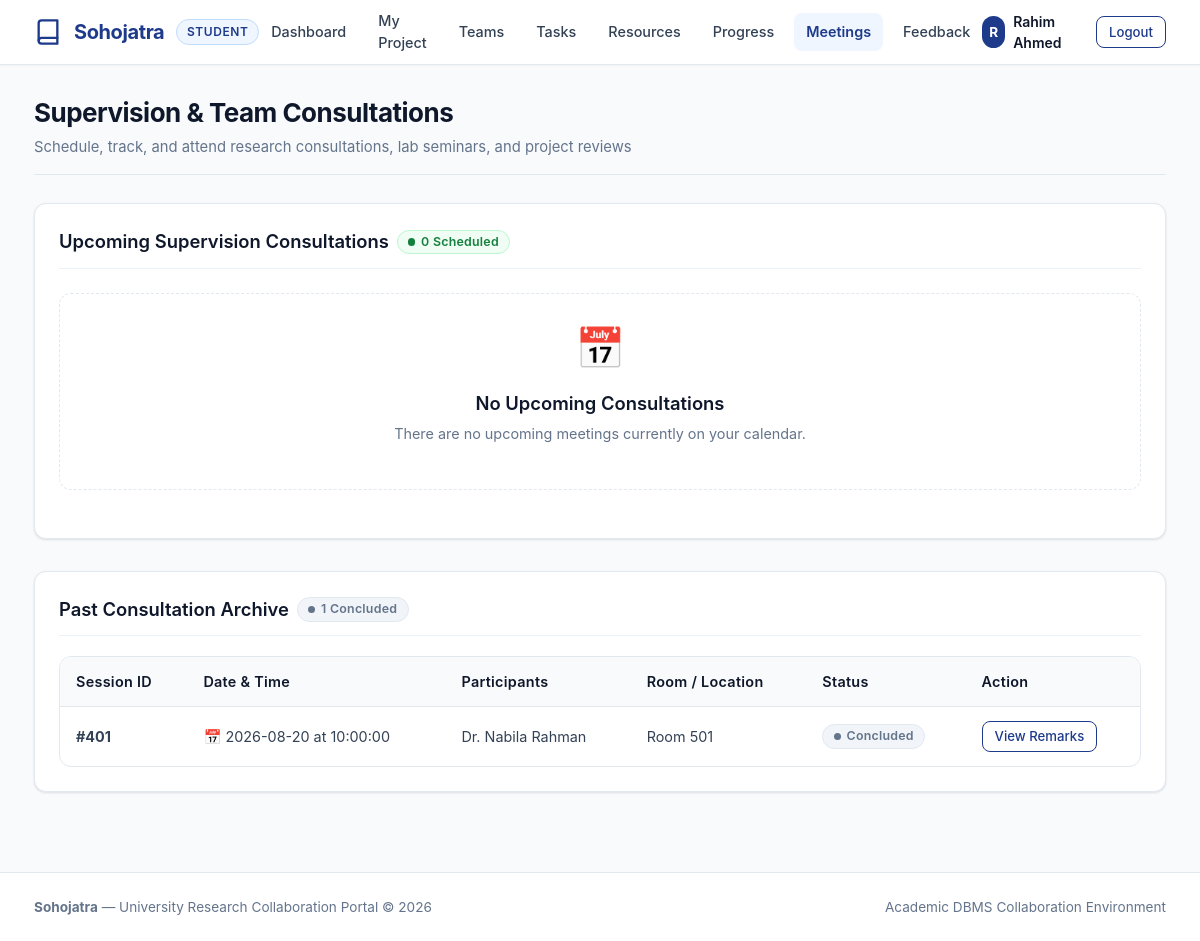
Screenshot of /view_meetings.php (signed in) with the database file from the repository.
### tables this page shows
CREATE TABLE `meeting` (
  `Meeting_ID` int(11) NOT NULL,
  `Time` time NOT NULL,
  `Date` date NOT NULL,
  `Location` varchar(150) DEFAULT NULL,
  `Link` varchar(500) NOT NULL
);

CREATE TABLE `user` (
  `User_ID` int(11) NOT NULL,
  `First_Name` varchar(50) NOT NULL,
  `Last_Name` varchar(50) NOT NULL,
  `Department` varchar(100) NOT NULL,
  `Email` varchar(100) NOT NULL,
  `Password` varchar(255) NOT NULL
);

### view_meetings.php (the view, shortened to what this page needs)
<?php
include 'db.php';
$user_id = (int)$_SESSION['user_id'];
$role = isset($_SESSION['role']) ? $_SESSION['role'] : '';
$today = date('Y-m-d');
if ($role === "Student") {
    $sql = "SELECT
                m.Meeting_ID,
                m.Date,
                m.Time,
                m.Location,
                m.Link,
                u.First_Name,
                u.Last_Name
            FROM meeting m
            INNER JOIN attends a ON m.Meeting_ID = a.Meeting_ID
            INNER JOIN user u ON a.Faculty_ID = u.User_ID
            WHERE a.Student_ID = ?
            ORDER BY m.Date DESC, m.Time DESC";
    $stmt = $conn->prepare($sql);
    $stmt->bind_param("i", $user_id);
    $stmt->execute();
    $result = $stmt->get_result();
} else {
    header("Location: admin_view_meetings.php");
    exit();
}
$upcoming_meetings = [];
$past_meetings = [];
if ($result && $result->num_rows > 0) {
    while ($m = $result->fetch_assoc()) {
        if ($m['Date'] >= $today) {
            $upcoming_meetings[] = $m;
        } else {
            $past_meetings[] = $m;
        }
    }
}
include 'includes/header.php';
include 'includes/navbar.php';
?>
<main class="main-content">
    <div class="container">
        <div class="page-header" style="flex-wrap: wrap; gap: 1rem; align-items: flex-start;">
            <div>
                <h1 class="page-title">Supervision & Team Consultations</h1>
                <p class="page-subtitle">Schedule, track, and attend research consultations, lab seminars, and project reviews</p>
            </div>
        </div>
        <?php if (!empty($upcoming_meetings) || !empty($past_meetings)): ?>
            <div class="card" style="margin-bottom: 2rem;">
                <div class="card-header">
                    <div style="display: flex; align-items: center; gap: 0.5rem;">
                        <h2 class="card-title">Upcoming Supervision Consultations</h2>
                        <span class="badge badge-active"><?php echo count($upcoming_meetings); ?> Scheduled</span>
                    </div>
                </div>
                <div class="card-body">
                    <?php if (!empty($upcoming_meetings)): ?>
                        <div class="grid-2">
                            <?php foreach ($upcoming_meetings as $row): ?>
                                <div style="border: 1px solid var(--primary-border); border-radius: var(--radius-md); background: var(--bg-card); padding: 1.15rem; display: flex; flex-direction: column; justify-content: space-between;">
                                    <div>
                                        <div style="display: flex; justify-content: space-between; align-items: center; margin-bottom: 0.75rem;">
                                            <div style="display: flex; align-items: center; gap: 0.5rem;">
                                                <span class="badge badge-active">Session #<?php echo htmlspecialchars($row['Meeting_ID']); ?></span>
                                                <span class="badge badge-low">&#128197; <?php echo htmlspecialchars($row['Date']); ?></span>
                                            </div>
                                            <div style="font-weight: 700; color: var(--primary); font-size: 0.95rem;">
                                                &#128347; <?php echo htmlspecialchars($row['Time']); ?>
                                            </div>
                                        </div>
                                        <div style="display: flex; flex-direction: column; gap: 0.4rem; font-size: 0.85rem; margin-bottom: 1rem;">
                                            <div>
                                                <strong>Location / Room:</strong>
                                                <span style="color: var(--text-muted);"><?php echo htmlspecialchars(!empty($row['Location']) ? $row['Location'] : 'Online'); ?></span>
                                            </div>
                                            <?php if ($role === "Student"): ?>
                                                <div>
                                                    <strong>Supervisor:</strong>
                                                    <span style="color: var(--primary); font-weight: 600;">Dr. <?php echo htmlspecialchars($row['First_Name'] . ' ' . $row['Last_Name']); ?></span>
                                                </div>
                                            <?php else: ?>
                                                <div>
                                                    <strong>Attending Students:</strong>
                                                    <span style="color: var(--text-body);"><?php echo htmlspecialchars($row['Student_Names']); ?></span>
                                                </div>
                                            <?php endif; ?>
                                        </div>
                                    </div>
                                    <div style="display: flex; justify-content: space-between; align-items: center; padding-top: 0.75rem; border-top: 1px solid var(--border-color);">
                                        <?php if (!empty($row['Link'])): ?>
                                            <a href="<?php echo htmlspecialchars($row['Link']); ?>" target="_blank" rel="noopener noreferrer" class="btn btn-sm btn-primary">
                                                Join Video Room &nearr;
                                            </a>
                                        <?php else: ?>
                                            <span style="color: var(--text-muted); font-size: 0.825rem;">Physical Session</span>
                                        <?php endif; ?>
                                        <?php if ($role === 'Faculty'): ?>
                                            <a href="give_feedback.php" class="btn btn-sm btn-outline">
                                                Feedback
                                            </a>
                                        <?php endif; ?>
                                    </div>
                                </div>
                            <?php endforeach; ?>
                        </div>
                    <?php else: ?>
                        <div class="empty-state" style="padding: 1.5rem 1rem;">
                            <div class="empty-icon">&#128197;</div>
                            <div class="empty-title">No Upcoming Consultations</div>
                            <div class="empty-description">There are no upcoming meetings currently on your calendar.</div>
                        </div>
                    <?php endif; ?>
                </div>
            </div>
            <?php if (!empty($past_meetings)): ?>
                <div class="card" style="margin-bottom: 2rem;">
                    <div class="card-header">
                        <div style="display: flex; align-items: center; gap: 0.5rem;">
                            <h2 class="card-title">Past Consultation Archive</h2>
                            <span class="badge badge-low"><?php echo count($past_meetings); ?> Concluded</span>
                        </div>
                    </div>
                    <div class="card-body">
                        <div class="table-responsive">
                            <table class="table">
                                <thead>
                                    <tr>
                                        <th>Session ID</th>
                                        <th>Date & Time</th>
                                        <th>Participants</th>
                                        <th>Room / Location</th>
                                        <th>Status</th>
                                        <th>Action</th>
                                    </tr>
                                </thead>
                                <tbody>
                                    <?php foreach ($past_meetings as $row): ?>
                                        <tr>
                                            <td><strong>#<?php echo htmlspecialchars($row['Meeting_ID']); ?></strong></td>
                                            <td>
                                                &#128197; <?php echo htmlspecialchars($row['Date']); ?> at <?php echo htmlspecialchars($row['Time']); ?>
                                            </td>
                                            <td>
                                                <?php if ($role === "Student"): ?>
                                                    Dr. <?php echo htmlspecialchars($row['First_Name'] . ' ' . $row['Last_Name']); ?>
                                                <?php else: ?>
                                                    <?php echo htmlspecialchars(mb_strimwidth($row['Student_Names'], 0, 40, "...")); ?>
                                                <?php endif; ?>
                                            </td>
                                            <td><?php echo htmlspecialchars(!empty($row['Location']) ? $row['Location'] : 'Online'); ?></td>
                                            <td><span class="badge badge-low">Concluded</span></td>
                                            <td>
                                                <?php if ($role === 'Faculty'): ?>
                                                    <a href="give_feedback.php" class="btn btn-sm btn-outline">
                                                        Add Feedback
                                                    </a>
                                                <?php else: ?>
                                                    <a href="view_feedback.php" class="btn btn-sm btn-outline">
                                                        View Remarks
                                                    </a>
                                                <?php endif; ?>
                                            </td>
                                        </tr>
                                    <?php endforeach; ?>
                                </tbody>
                            </table>
                        </div>
                    </div>
                </div>
            <?php endif; ?>
        <?php endif; ?>
    </div>
</main>
<?php include 'includes/footer.php'; ?>

### rows the page displays
meeting: Meeting_ID "401", Date "2026-08-20", Time "10:00:00", user.First_Name+Last_Name "Nabila Rahman", Location "Room 501"

### other values shown
$role "STUDENT"
$user_initial "R"
$user_name "Rahim Ahmed"
count($upcoming_meetings) "0"
count($past_meetings) "1"
